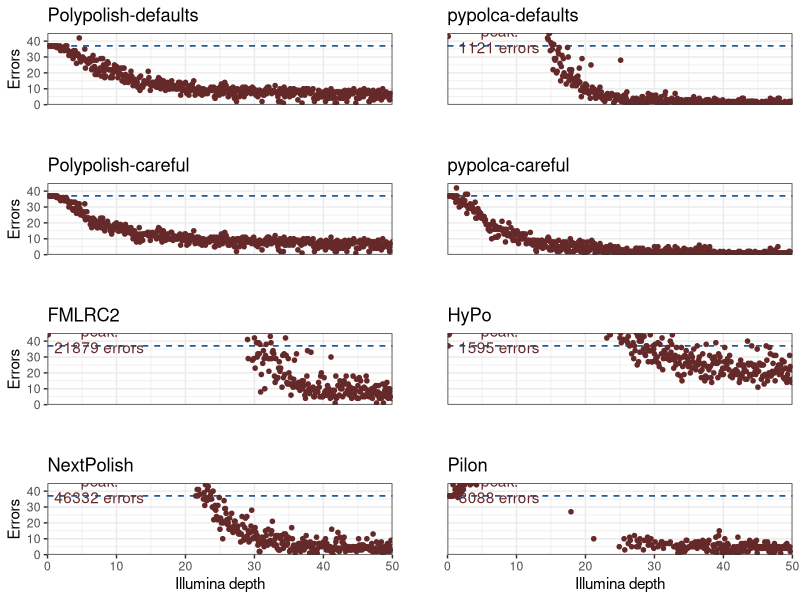
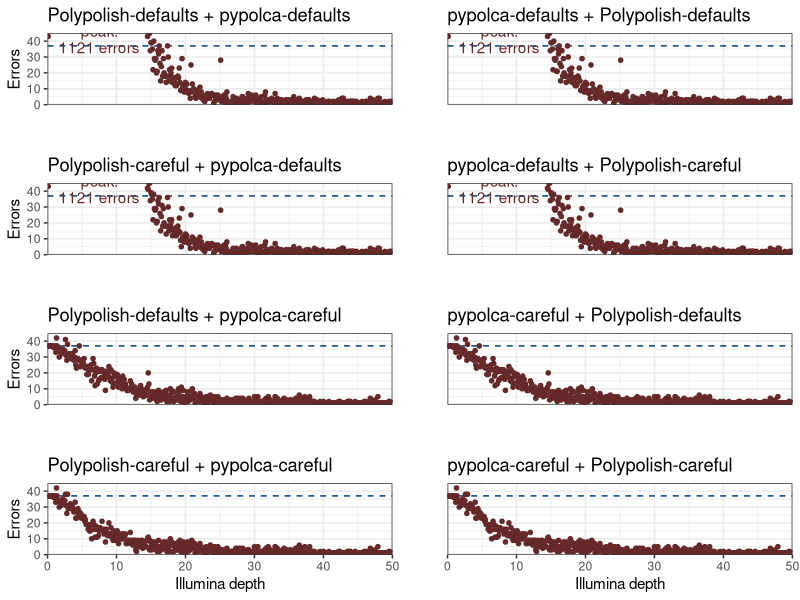
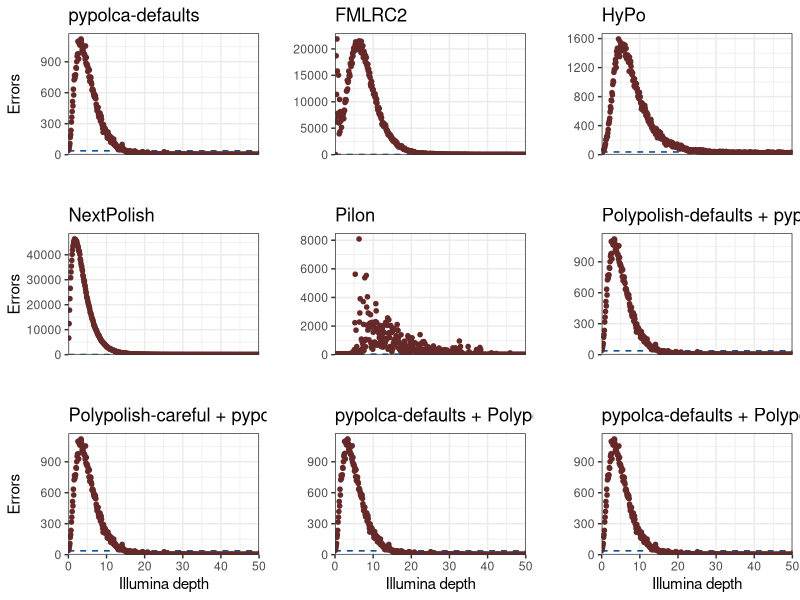
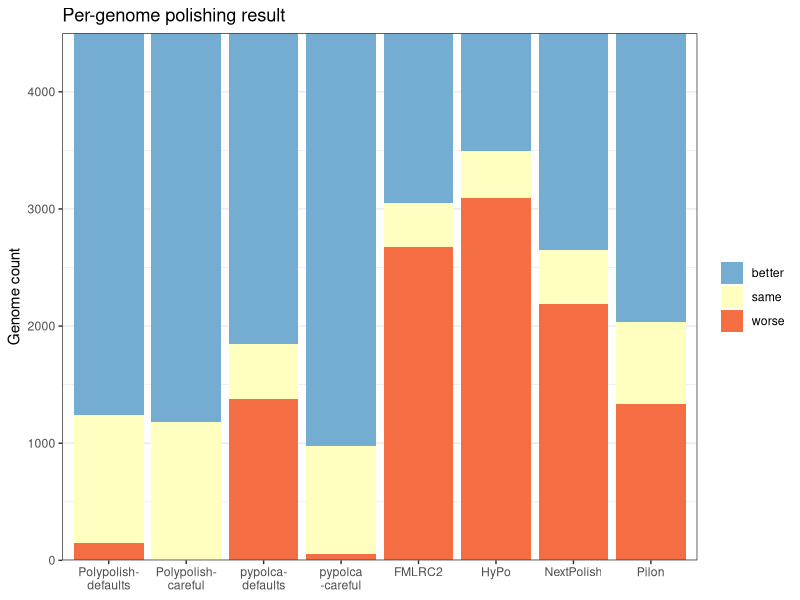

The R script that drew these images, in order:
## ---- chunk 1
library(tidyverse)
library(knitr)
library(readr)
library(dplyr)
library(cowplot)

opts_chunk$set(dpi=300, fig.path='plots/', echo=TRUE, dev=c('png','pdf'), warning=FALSE, message=FALSE)
pdf.options(useDingbats = FALSE)
## ---- chunk 2
per_genome_results <- read_delim("results.tsv", delim = "\t", escape_double = FALSE, trim_ws = TRUE)
colnames(per_genome_results) <- c("genome", "depth", "polishing", "errors")
per_genome_results$depth <- as.numeric(per_genome_results$depth)
per_genome_results <- per_genome_results %>% pivot_wider(names_from = polishing, values_from = errors)

per_genome_results <- per_genome_results %>%
  mutate(before_polish = case_when(
    genome == "ATCC_10708_Salmonella_enterica" ~ 3,
    genome == "ATCC_14035_Vibrio_cholerae" ~ 2,
    genome == "ATCC_17802_Vibrio_parahaemolyticus" ~ 2,
    genome == "ATCC_19119_Listeria_ivanovii" ~ 5,
    genome == "ATCC_25922_Escherichia_coli" ~ 1,
    genome == "ATCC_33560_Campylobacter_jejuni" ~ 5,
    genome == "ATCC_35221_Campylobacter_lari" ~ 18,
    genome == "ATCC_35897_Listeria_welshimeri" ~ 1,
    genome == "ATCC_BAA-679_Listeria_monocytogenes" ~ 0))
## ---- chunk 3
total_results <- per_genome_results %>%
  group_by(depth) %>%
  summarise(before_polish = sum(before_polish),
            polypolish_errors = sum(Polypolish),
            polypolish_careful_errors = sum(`Polypolish-careful`),
            pypolca_errors = sum(pypolca),
            pypolca_careful_errors = sum(`pypolca-careful`),
            hypo_errors = sum(HyPo),
            fmlrc2_errors = sum(FMLRC2),
            nextpolish_errors = sum(NextPolish),
            pilon_errors = sum(Pilon),
            polypolish_pypolca_errors = sum(`Polypolish+pypolca`),
            polypolish_careful_pypolca_careful_errors = sum(`Polypolish-careful+pypolca-careful`),
            polypolish_careful_pypolca_errors = sum(`Polypolish-careful+pypolca`),
            polypolish_pypolca_careful_errors = sum(`Polypolish+pypolca-careful`),
            pypolca_polypolish_errors = sum(`pypolca+Polypolish`),
            pypolca_careful_polypolish_careful_errors = sum(`pypolca-careful+Polypolish-careful`),
            pypolca_careful_polypolish_errors = sum(`pypolca-careful+Polypolish`),
            pypolca_polypolish_careful_errors = sum(`pypolca+Polypolish-careful`))
## ---- chunk 4
plot_to_45 <- function(column_name, polisher_name, no_x = FALSE, no_y = FALSE) {
  peak_index <- which.max(total_results[[column_name]])
  peak_errors <- total_results[[column_name]][peak_index]
  peak_depth <- total_results$depth[peak_index]
  peak_label = paste("peak:\n", peak_errors, " errors", sep="")
  p <- ggplot(total_results, aes(x=depth, y=!!sym(column_name))) +
    geom_hline(yintercept = 37, color="#004488", linetype = "dashed") +
    geom_point(color="#662929", size=1.25) + 
    theme_bw() +
    scale_x_continuous(limits = c(0, 50), expand = c(0, 0)) +
    scale_y_continuous(limits = c(0, 45), expand = c(0, 0)) +
    labs(title=polisher_name, x="Illumina depth", y="Errors")
  if (peak_errors > 45) {
    p <- p + annotate("text", label=peak_label, x=7.5, y=41.3, colour="#662929", lineheight = 0.9)
  }
  if (no_x) {
    p <- p + theme(axis.title.x=element_blank(), axis.text.x=element_blank(), axis.ticks.x=element_blank())
  }
  if (no_y) {
    p <- p + theme(axis.title.y=element_blank(), axis.text.y=element_blank(), axis.ticks.y=element_blank())
  }
  return(p)
}

p1 <- plot_to_45("polypolish_errors", "Polypolish-defaults", TRUE, FALSE)
p2 <- plot_to_45("pypolca_errors", "pypolca-defaults", TRUE, TRUE)
p3 <- plot_to_45("polypolish_careful_errors", "Polypolish-careful", TRUE, FALSE)
p4 <- plot_to_45("pypolca_careful_errors", "pypolca-careful", TRUE, TRUE)
p5 <- plot_to_45("fmlrc2_errors", "FMLRC2", TRUE, FALSE)
p6 <- plot_to_45("hypo_errors", "HyPo", TRUE, TRUE)
p7 <- plot_to_45("nextpolish_errors", "NextPolish", FALSE, FALSE)
p8 <- plot_to_45("pilon_errors", "Pilon", FALSE, TRUE)

plot_grid(p1, p2, p3, p4, p5, p6, p7, p8, nrow=4, align = 'hv')
## ---- chunk 5
p1 <- plot_to_45("polypolish_pypolca_errors", "Polypolish-defaults + pypolca-defaults", TRUE, FALSE)
p2 <- plot_to_45("pypolca_polypolish_errors", "pypolca-defaults + Polypolish-defaults", TRUE, TRUE)
p3 <- plot_to_45("polypolish_careful_pypolca_errors", "Polypolish-careful + pypolca-defaults", TRUE, FALSE)
p4 <- plot_to_45("pypolca_polypolish_careful_errors", "pypolca-defaults + Polypolish-careful", TRUE, TRUE)
p5 <- plot_to_45("polypolish_pypolca_careful_errors", "Polypolish-defaults + pypolca-careful", TRUE, FALSE)
p6 <- plot_to_45("pypolca_careful_polypolish_errors", "pypolca-careful + Polypolish-defaults", TRUE, TRUE)
p7 <- plot_to_45("polypolish_careful_pypolca_careful_errors", "Polypolish-careful + pypolca-careful", FALSE, FALSE)
p8 <- plot_to_45("pypolca_careful_polypolish_careful_errors", "pypolca-careful + Polypolish-careful", FALSE, TRUE)

plot_grid(p1, p2, p3, p4, p5, p6, p7, p8, nrow=4, align = 'hv')
## ---- chunk 6
plot_full_range <- function(column_name, polisher_name, no_x = FALSE, no_y = FALSE) {
  max_y <- max(total_results[[column_name]], na.rm = TRUE) * 1.05
  p <- ggplot(total_results, aes(x=depth, y=!!sym(column_name))) +
    geom_hline(yintercept = 37, color="#004488", linetype = "dashed") +
    geom_point(color="#662929", size=1.25) + 
    theme_bw() +
    scale_x_continuous(limits = c(0, 50), expand = c(0, 0)) +
    scale_y_continuous(limits = c(0, max_y), expand = c(0, 0)) +
    labs(title=polisher_name, x="Illumina depth", y="Errors")
  if (no_x) {
    p <- p + theme(axis.title.x=element_blank(), axis.text.x=element_blank(), axis.ticks.x=element_blank())
  }
  if (no_y) {
    p <- p + theme(axis.title.y=element_blank())
  }
  return(p)
}

p1 <- plot_full_range("pypolca_errors", "pypolca-defaults", TRUE, FALSE)
p2 <- plot_full_range("fmlrc2_errors", "FMLRC2", TRUE, TRUE)
p3 <- plot_full_range("hypo_errors", "HyPo", TRUE, TRUE)
p4 <- plot_full_range("nextpolish_errors", "NextPolish", TRUE, FALSE)
p5 <- plot_full_range("pilon_errors", "Pilon", TRUE, TRUE)
p6 <- plot_full_range("polypolish_pypolca_errors", "Polypolish-defaults + pypolca-defaults", TRUE, TRUE)
p7 <- plot_full_range("polypolish_careful_pypolca_errors", "Polypolish-careful + pypolca-defaults", FALSE, FALSE)
p8 <- plot_full_range("pypolca_polypolish_errors", "pypolca-defaults + Polypolish-defaults", FALSE, TRUE)
p9 <- plot_full_range("pypolca_polypolish_careful_errors", "pypolca-defaults + Polypolish-careful", FALSE, TRUE)

plot_grid(p1, p2, p3, p4, p5, p6, p7, p8, p9, nrow=3, align = 'hv')
## ---- chunk 7
count_results <- function(tool_name, data) {
  tibble(
    Tool = tool_name,
    better = nrow(data %>% filter(!!sym(tool_name) < before_polish)),
    same = nrow(data %>% filter(!!sym(tool_name) == before_polish)),
    worse = nrow(data %>% filter(!!sym(tool_name) > before_polish))
  )
}

made_better_or_worse <- map_dfr(c("Polypolish", "Polypolish-careful", "pypolca", "pypolca-careful", "HyPo", "FMLRC2", "NextPolish", "Pilon"),
                                count_results, data = per_genome_results)

made_better_or_worse <- made_better_or_worse %>%
  pivot_longer(cols = -Tool, names_to = "Outcome", values_to = "Count") %>%
  mutate(Outcome = factor(Outcome, levels = c("better", "same", "worse"))) %>%
  mutate(Tool = factor(Tool, levels = c("Polypolish", "Polypolish-careful", "pypolca", "pypolca-careful", "FMLRC2", "HyPo", "NextPolish", "Pilon")))

# Create the stacked-bar plot
ggplot(made_better_or_worse, aes(x = Tool, y = Count, fill = Outcome)) +
  geom_bar(stat = "identity") +
  labs(title = "Per-genome polishing result", x = NULL, y = "Genome count") +
  theme_bw() + theme(legend.title=element_blank()) +
  scale_fill_manual(values = c("better" = "#74add1",
                               "same" = "#ffffbf",
                               "worse" = "#f46d43")) +
  scale_y_continuous(expand = c(0, 0)) + 
  scale_x_discrete(labels = c("Polypolish-\ndefaults", "Polypolish-\ncareful", "pypolca-\ndefaults", "pypolca\n-careful", "FMLRC2", "HyPo", "NextPolish", "Pilon"))
## ---- chunk 8
best_by_depth_range <- function(total_results, min_depth, max_depth) {
  results_by_depth <- total_results %>% filter(depth > min_depth & depth <= max_depth)
  results_by_depth <- results_by_depth
  best_results <- results_by_depth %>%
    select(-depth) %>%
    summarise_all(sum) %>%
    pivot_longer(cols = everything(), names_to = "tool", values_to = "sum") %>%
    filter(sum == min(sum))
  return(best_results$tool)
}

interval <- 10
for (min_depth in seq(0, 45, interval)) {
  max_depth <- min_depth + interval
  best_tools <- best_by_depth_range(total_results, min_depth, max_depth)
  best_tools <- paste(best_tools, collapse = ", ")
  best_tools <- str_replace_all(best_tools, "_errors", "")
  cat(min_depth, "-", max_depth, ": ", best_tools, "\n", sep="")
}
